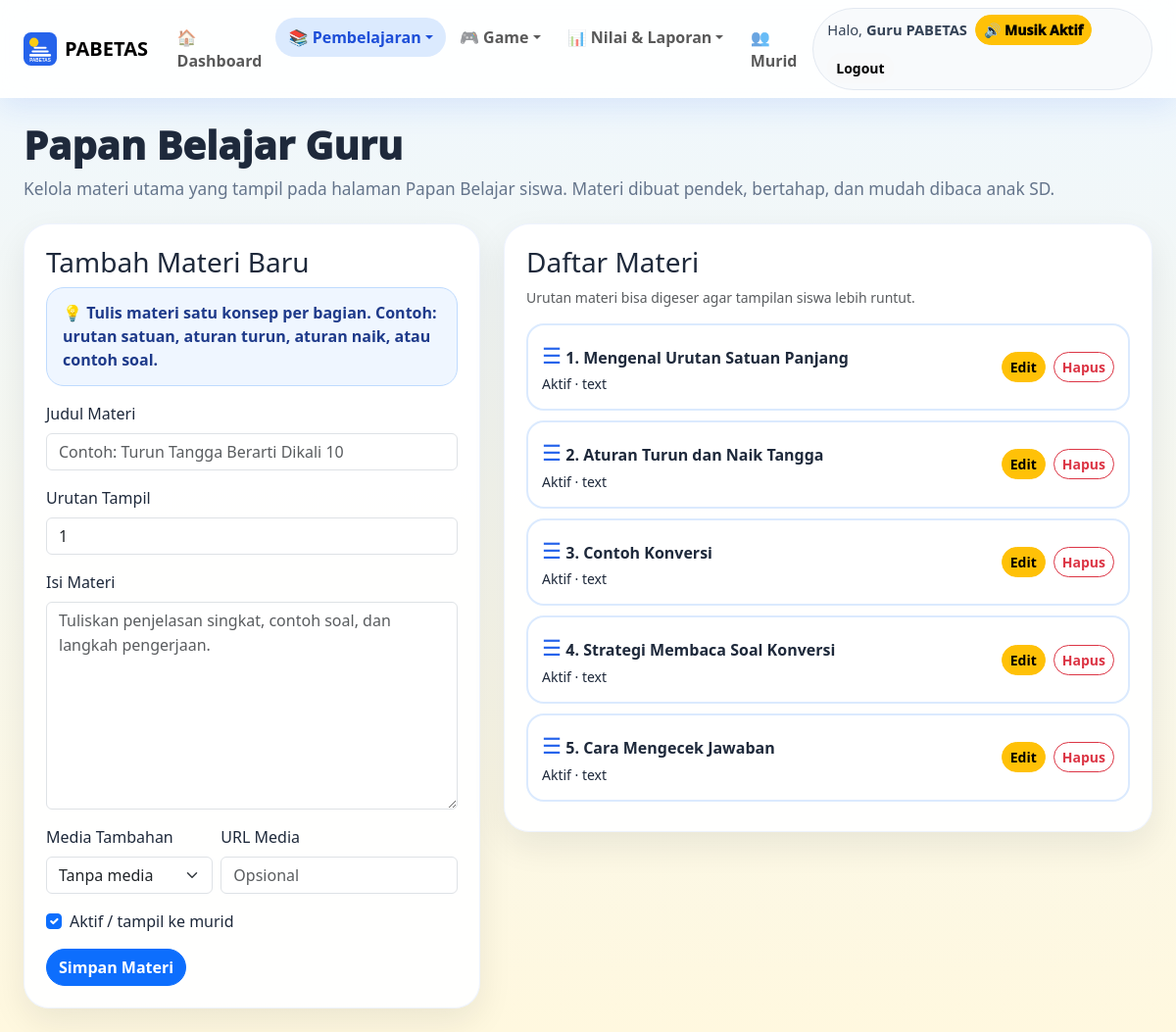
Page /teacher/materials.php (signed in) on the committed database.
### tables this page shows
CREATE TABLE users (
  id INT AUTO_INCREMENT PRIMARY KEY,
  name VARCHAR(120) NOT NULL,
  username VARCHAR(60) NOT NULL UNIQUE,
  password VARCHAR(255) NOT NULL,
  role ENUM('guru','murid') NOT NULL,
  status TINYINT(1) NOT NULL DEFAULT 1,
  avatar_key VARCHAR(40) NOT NULL DEFAULT 'rocket',
  created_at TIMESTAMP DEFAULT CURRENT_TIMESTAMP
);

CREATE TABLE learning_materials (
  id INT AUTO_INCREMENT PRIMARY KEY,
  title VARCHAR(150) NOT NULL,
  content LONGTEXT NOT NULL,
  step_order INT NOT NULL DEFAULT 1,
  media_type ENUM('text','image','video') DEFAULT 'text',
  media_url TEXT NULL,
  drag_json TEXT NULL,
  status TINYINT(1) NOT NULL DEFAULT 1,
  created_by INT NULL,
  created_at TIMESTAMP DEFAULT CURRENT_TIMESTAMP,
  updated_at TIMESTAMP NULL DEFAULT NULL,
  CONSTRAINT fk_material_user FOREIGN KEY(created_by) REFERENCES users(id) ON DELETE SET NULL
);

### app/helpers.php (called while the page is built, shortened)
<?php
function e($value) {
    return htmlspecialchars((string)$value, ENT_QUOTES, 'UTF-8');
}
function url($path = '') {
    $base = rtrim(APP_URL, '/');
    $path = ltrim($path, '/');
    return $base . '/' . $path;
}

### app/db.php (called while the page is built)
<?php
function db() {
    static $pdo = null;
    if ($pdo instanceof PDO) {
        return $pdo;
    }
    $dsn = 'mysql:host=' . DB_HOST . ';port=' . DB_PORT . ';dbname=' . DB_NAME . ';charset=' . DB_CHARSET;
    try {
        $pdo = new PDO($dsn, DB_USER, DB_PASS, [
            PDO::ATTR_ERRMODE => PDO::ERRMODE_EXCEPTION,
            PDO::ATTR_DEFAULT_FETCH_MODE => PDO::FETCH_ASSOC,
            PDO::ATTR_EMULATE_PREPARES => false,
        ]);
        return $pdo;
    } catch (PDOException $e) {
        if (defined('APP_DEBUG') && APP_DEBUG) {
            exit('<h2>Koneksi database gagal</h2><p>' . htmlspecialchars($e->getMessage()) . '</p><p>Jalankan <b>/install.php</b> atau import <b>database/pabetas_advanced.sql</b>.</p>');
        }
        exit('Koneksi database gagal. Hubungi administrator.');
    }
}

### app/auth.php (called while the page is built, shortened)
<?php
function current_user() {
    static $user = null;
    if ($user !== null) return $user;
    $stmt = db()->prepare('SELECT id, name, username, role, status, avatar_key FROM users WHERE id=? LIMIT 1');
    $stmt->execute([$_SESSION['user_id']]);
    $user = $stmt->fetch();
    return $user ?: null;
}
function require_login() {
    if (!current_user()) {
        redirect('login.php');
    }
}
function require_role($role) {
    require_login();
}

### public/teacher/materials.php (the view, shortened to what this page needs)
<?php
require_once __DIR__ . '/../../app/layout.php';
require_role('guru');
$pdo = db();
$edit = null;
$materials = $pdo->query('SELECT * FROM learning_materials ORDER BY step_order ASC, id ASC')->fetchAll();
render_header('CRUD Papan Belajar', 'materials');
?>
<div class="page-title"><h1>Papan Belajar Guru</h1><p>Kelola materi utama yang tampil pada halaman Papan Belajar siswa. Materi dibuat pendek, bertahap, dan mudah dibaca anak SD.</p></div>
<div class="row g-4">
    <div class="col-lg-5">
        <div class="panel-card teacher-material-simple">
            <h3><?= $edit ? 'Edit Materi' : 'Tambah Materi Baru' ?></h3>
            <div class="teacher-simple-tip">💡 Tulis materi satu konsep per bagian. Contoh: urutan satuan, aturan turun, aturan naik, atau contoh soal.</div>
            <form method="post">
                <label class="form-label">Judul Materi</label>
                <input class="form-control mb-3" name="title" required placeholder="Contoh: Turun Tangga Berarti Dikali 10" value="<?= e($edit['title'] ?? '') ?>">
                <label class="form-label">Urutan Tampil</label>
                <input type="number" class="form-control mb-3" name="step_order" min="1" value="<?= e($edit['step_order'] ?? 1) ?>">
                <label class="form-label">Isi Materi</label>
                <textarea class="form-control mb-3" name="content" rows="8" required placeholder="Tuliskan penjelasan singkat, contoh soal, dan langkah pengerjaan."><?= e($edit['content'] ?? '') ?></textarea>
                <div class="row g-2">
                    <div class="col-md-5">
                        <label class="form-label">Media Tambahan</label>
                        <select name="media_type" class="form-select mb-3">
                            <option value="text">Tanpa media</option>
                        </select>
                    </div>
                    <div class="col-md-7">
                        <label class="form-label">URL Media</label>
                        <input class="form-control mb-3" name="media_url" placeholder="Opsional" value="<?= e($edit['media_url'] ?? '') ?>">
                    </div>
                </div>
                <label class="form-check mb-3"><input type="checkbox" class="form-check-input" name="status" <?= ($edit ? ($edit['status']?'checked':'') : 'checked') ?>> Aktif / tampil ke murid</label>
                <button class="btn btn-primary rounded-pill">Simpan Materi</button>
            </form>
        </div>
    </div>
    <div class="col-lg-7">
        <div class="panel-card">
            <h3>Daftar Materi</h3>
            <p class="small text-muted">Urutan materi bisa digeser agar tampilan siswa lebih runtut.</p>
            <div id="materialList" class="drag-list">
                <?php foreach($materials as $m): ?>
                <div class="drag-row material-row-clean" draggable="true" data-id="<?= $m['id'] ?>">
                    <div><span class="grab">☰</span> <b><?= e($m['step_order']) ?>. <?= e($m['title']) ?></b><br><small><?= $m['status'] ? 'Aktif' : 'Nonaktif' ?> · <?= e($m['media_type'] ?: 'text') ?></small></div>
                    <div class="d-flex gap-2 flex-wrap">
                        <a class="btn btn-sm btn-warning rounded-pill" href="?edit=<?= $m['id'] ?>">Edit</a>
                        <form method="post" onsubmit="return confirm('Nonaktifkan materi ini?')"><button class="btn btn-sm btn-outline-danger rounded-pill">Hapus</button></form>
                    </div>
                </div>
                <?php endforeach; ?>
            </div>
        </div>
    </div>
</div>
<?php render_footer(); ?>

### app/layout.php (shortened to what this page needs)
<?php
function nav_active(array $items, string $active): string {
    return in_array($active, $items, true) ? 'active' : '';
}
function sound_context_from_active(string $active, bool $isGuru): string {
    if ($isGuru) {
        if (in_array($active, ['materials','learning_flow'], true)) return 'materi';
        return 'teacher';
    }
    return 'home';
}
function render_header($title, $active = '') {
    $user = current_user();
    $isGuru = $user && $user['role'] === 'guru';
    $soundContext = sound_context_from_active($active, $isGuru);
    ?>
<!doctype html>
<html lang="id">
<head>
    <link href="https://cdn.jsdelivr.net/npm/bootstrap@5.3.3/dist/css/bootstrap.min.css" rel="stylesheet">
    <link rel="stylesheet" href="<?= url('assets/css/style.css?v=9') ?>">
</head>
<body data-sound-context="<?= e($soundContext) ?>">
<nav class="navbar navbar-expand-lg navbar-pabetas sticky-top">
    <div class="container-fluid px-3 px-md-4">
        <a class="navbar-brand fw-black d-flex align-items-center gap-2" href="<?= url($isGuru ? 'teacher/dashboard.php' : 'student/dashboard.php') ?>">
            <img src="<?= url(SCHOOL_LOGO) ?>" class="logo-sm" alt="Logo"> <span>PABETAS</span>
        </a>
        <div class="collapse navbar-collapse" id="navMain">
            <ul class="navbar-nav me-auto mb-2 mb-lg-0 nav-compact">
                <?php if ($isGuru): ?>
                    <li class="nav-item"><a class="nav-link <?= $active==='dashboard'?'active':'' ?>" href="<?= url('teacher/dashboard.php') ?>">🏠 Dashboard</a></li>
                    <li class="nav-item dropdown">
                        <a class="nav-link dropdown-toggle <?= nav_active(['materials','questions','quizzes','essay_sets','learning_flow','reflections'], $active) ?>" href="#" data-bs-toggle="dropdown">📚 Pembelajaran</a>
                    </li>
                    <li class="nav-item dropdown">
                        <a class="nav-link dropdown-toggle <?= nav_active(['rooms','live_games','weekly'], $active) ?>" href="#" data-bs-toggle="dropdown">🎮 Game</a>
                    </li>
                    <li class="nav-item dropdown">
                        <a class="nav-link dropdown-toggle <?= nav_active(['grading','academic','reports'], $active) ?>" href="#" data-bs-toggle="dropdown">📊 Nilai & Laporan</a>
                    </li>
                    <li class="nav-item"><a class="nav-link <?= $active==='students'?'active':'' ?>" href="<?= url('teacher/students.php') ?>">👥 Murid</a></li>
                <?php endif; ?>
            </ul>
            <?php if ($user): ?>
            <div class="nav-user-box">
                <span>Halo, <b><?= e($user['name']) ?></b></span>
                <button type="button" class="btn btn-outline-light btn-sm rounded-pill" id="soundToggle" title="Aktifkan suara">🔊 Suara</button>
                <a class="btn btn-light btn-sm rounded-pill" href="<?= url('logout.php') ?>">Logout</a>
            </div>
            <?php endif; ?>
        </div>
    </div>
</nav>
<main class="container-fluid px-3 px-md-4 py-4">
    <?php
}
function render_footer() {
    ?>
</main>
</body>
</html>
    <?php
}

### public/assets/css/style.css (style rules this page uses)
:root { --blue:#2563eb;--sky:#38bdf8;--yellow:#facc15;--red:#fb7185;--purple:#8b5cf6;--dark:#1e293b;--soft:#f8fafc;--green:#22c55e }
* { box-sizing:border-box }
body { background:linear-gradient(180deg,#eef7ff 0%,#fff8df 100%);font-family:system-ui,-apple-system,BlinkMacSystemFont,"Segoe UI",sans-serif;color:var(--dark);min-height:100vh }
.fw-black { font-weight:900 }
.navbar-pabetas { background:rgba(255,255,255,.9);backdrop-filter:blur(14px);box-shadow:0 8px 30px rgba(37,99,235,.12) }
.navbar-pabetas .nav-link { font-weight:700;border-radius:999px;padding:.5rem .85rem!important }
.navbar-pabetas .nav-link.active,.navbar-pabetas .nav-link:hover { background:#dbeafe;color:#1d4ed8 }
.logo-sm { width:34px;height:34px }
.page-hero h1,.student-hero h1,.page-title h1 { font-weight:1000 }
.page-title { margin-bottom:22px }
.page-title p { color:#64748b;font-size:1.08rem }
.stat-card,.panel-card,.feature-card,.lesson-card,.question-card { background:rgba(255,255,255,.94);border:1px solid rgba(37,99,235,.08);border-radius:26px;padding:22px;box-shadow:0 14px 35px rgba(15,23,42,.08) }
.drag-list { display:flex;flex-direction:column;gap:10px }
.drag-row { background:#f8fafc;border:2px solid #dbeafe;border-radius:18px;padding:14px;display:flex;justify-content:space-between;align-items:center }
.grab { font-size:1.4rem;color:#2563eb }
.nav-user-box { display:flex;align-items:center;gap:10px;background:#f8fafc;border:1px solid #e2e8f0;border-radius:999px;padding:6px 8px 6px 14px }
.nav-user-box span { font-size:.92rem;color:#334155 }
.btn { font-weight:850 }
.nav-user-box { display:flex;align-items:center;gap:.5rem;flex-wrap:wrap }
.lesson-card,.panel-card { overflow-wrap:anywhere }
.teacher-simple-tip { background:#eff6ff;border:1px solid #bfdbfe;border-radius:18px;padding:.85rem 1rem;margin-bottom:1rem;font-weight:800;color:#1e3a8a }
.teacher-material-simple textarea { line-height:1.55 }
.material-row-clean { background:#fff!important }
#soundToggle { font-weight:1000;white-space:nowrap }
.nav-user-box #soundToggle { min-width:116px }
.option-box,.btn,.role-card,.avatar-choice,.mood-option { transition:transform .16s ease, box-shadow .16s ease, background .16s ease }

### rows in the picture
users: name "Guru PABETAS"
learning_materials: step_order "1", title "Mengenal Urutan Satuan Panjang", status "Aktif", media_type "text"
learning_materials: step_order "2", title "Aturan Turun dan Naik Tangga", status "Aktif", media_type "text"
learning_materials: step_order "3", title "Contoh Konversi", status "Aktif", media_type "text"
learning_materials: step_order "4", title "Strategi Membaca Soal Konversi", status "Aktif", media_type "text"
learning_materials: step_order "5", title "Cara Mengecek Jawaban", status "Aktif", media_type "text"
